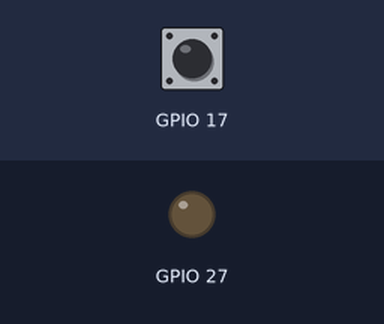
A program run on a simulated Raspberry Pi (BCM pin numbers). Parts: output pins drawn as LEDs (lit = HIGH). Dashed ring = blinking. Inputs (shaded band) come from the test bench; at power-on: GPIO 17 HIGH.

Above: at 1.2 s.
1.3 s: GPIO 17 pulled LOW for 1 s
At 1.95 s:
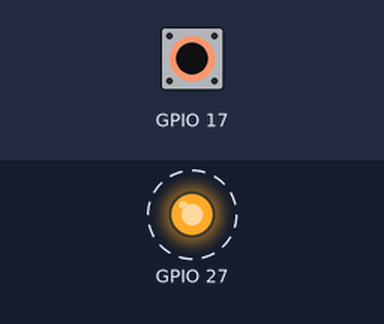
3.8 s: GPIO 17 pulled LOW for 3.2 s
At 8.3 s:
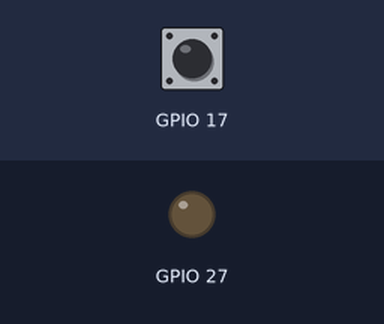
Timing chart, 0 to 9.8 s (numbered marks = the images above; inputs shaded):
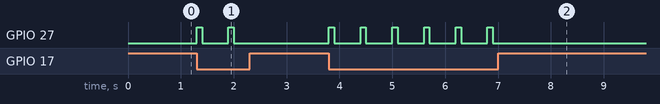

The program:

button_shutdown.py
```python
#!/usr/bin/env python3
"""
This script blinks an LED and shuts down the raspberry pi when a button is held.

The default button GPIO pin is 17. The default LED pin is 27.
The LED will blink 6 times before executing the shutdown subprocess.
"""
import subprocess
import sys
import time

import RPi.GPIO as GPIO

def main(button_pin: int = 17, led_pin: int = 27) -> int:
    GPIO.setmode(GPIO.BCM)
    GPIO.setup(button_pin, GPIO.IN, pull_up_down=GPIO.PUD_UP)
    GPIO.setup(led_pin, GPIO.OUT)
    return watch_button(button_pin, led_pin)

def watch_button(button_pin: int, led_pin: int) -> int:
    GPIO.wait_for_edge(button_pin, GPIO.FALLING, bouncetime=200)
    counter: int = 0
    counter_max: int = 6
    pause_interval: float = 0.5
    while GPIO.input(button_pin) == GPIO.LOW:
        if counter > counter_max:
            message = "wall -n Manual shutdown initiated"
            subprocess.run(message.split(),
                stdout=subprocess.PIPE,
                universal_newlines=True)
            light_led(led_pin, 3)
            GPIO.cleanup()
            shut_down()
            return 0
        else:
            counter += 1
            light_led(led_pin, 0.1)
            time.sleep(pause_interval)
    watch_button(button_pin, led_pin)

def shut_down() -> None:
    command = "/usr/bin/sudo /sbin/shutdown -h now"
    process = subprocess.Popen(command.split(), stdout=subprocess.PIPE)
    output = process.communicate()[0]
    print(output)

def light_led(led_pin: int, light_time: float = 1):
    GPIO.output(led_pin, GPIO.HIGH)
    time.sleep(light_time)
    GPIO.output(led_pin, GPIO.LOW)

if __name__ == '__main__':
    sys.exit(main())
```

Measured:
- after the input at 1.3 s, GPIO 27: alternates HIGH for 0.10 s and LOW for 0.50 s, 4 changes in all, then stays LOW, starting at once
- after the input at 3.8 s, GPIO 27: alternates HIGH for 0.10 s and LOW for 0.50 s, 12 changes in all, then stays LOW, starting at once
